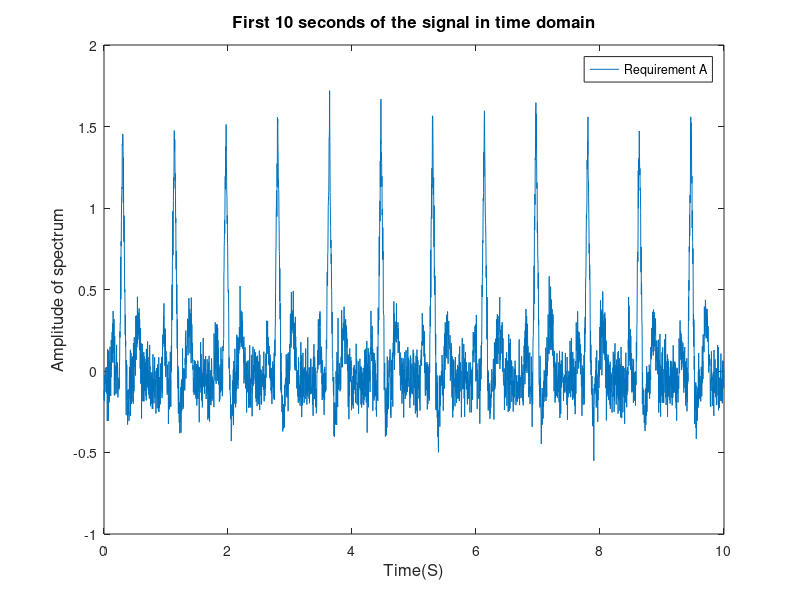

The MATLAB script that drew this image:
%reading the heart rete in fs for the signal ECG 
data=load("ecg_data.mat");
% get signal as a vector 
ecg_signal=data.ecg_signal;
% get sampling rate from structure
fs=data.fs;
%calc the number of elements of signal
N=length(ecg_signal);
%creating time vector
t=(0:N-1)/fs;
%creating vectors for first 10 seconds 
N_10s=10*fs;
% time vector
t_10s=t(1:N_10s);
% get the 10 second part of all signal
ecg_signal_10s=ecg_signal(1:N_10s);
% plot the first 10 seconds of signl in time domain
plot(t_10s,ecg_signal_10s);
%creating axes name and graph title 
xlabel("Time(S)","FontSize",12);
ylabel("Amplitude of spectrum","FontSize",12);
title("First 10 seconds of the signal in time domain","FontSize",12);
legend('Requirement A');
%end
